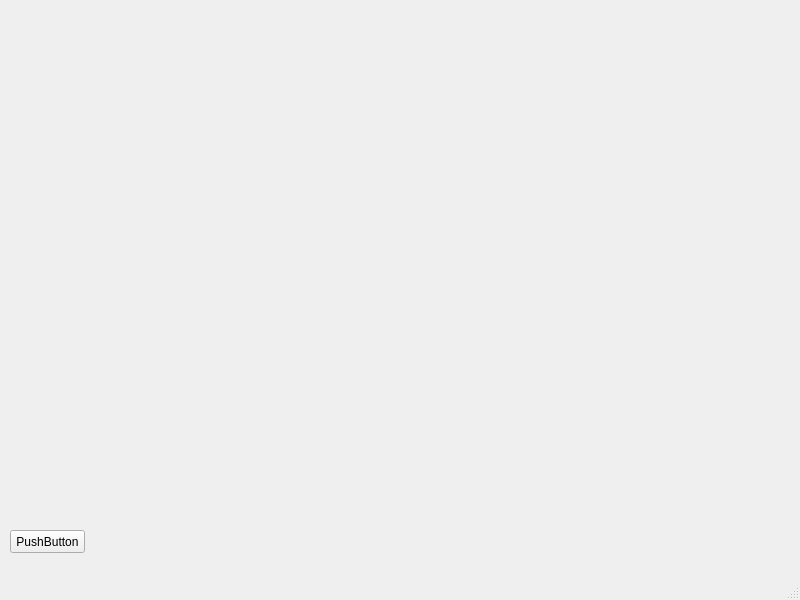
<?xml version="1.0" encoding="UTF-8"?>
<ui version="4.0">
 <class>MainWindow</class>
 <widget class="QMainWindow" name="MainWindow">
  <property name="geometry">
   <rect>
    <x>0</x>
    <y>0</y>
    <width>800</width>
    <height>600</height>
   </rect>
  </property>
  <property name="windowTitle">
   <string>MainWindow</string>
  </property>
  <widget class="QWidget" name="centralwidget">
   <widget class="QPushButton" name="pushButton">
    <property name="geometry">
     <rect>
      <x>10</x>
      <y>530</y>
      <width>75</width>
      <height>23</height>
     </rect>
    </property>
    <property name="text">
     <string>PushButton</string>
    </property>
   </widget>
  </widget>
  <widget class="QMenuBar" name="menubar">
   <property name="geometry">
    <rect>
     <x>0</x>
     <y>0</y>
     <width>800</width>
     <height>21</height>
    </rect>
   </property>
  </widget>
  <widget class="QStatusBar" name="statusbar"/>
 </widget>
 <resources/>
 <connections/>
</ui>
